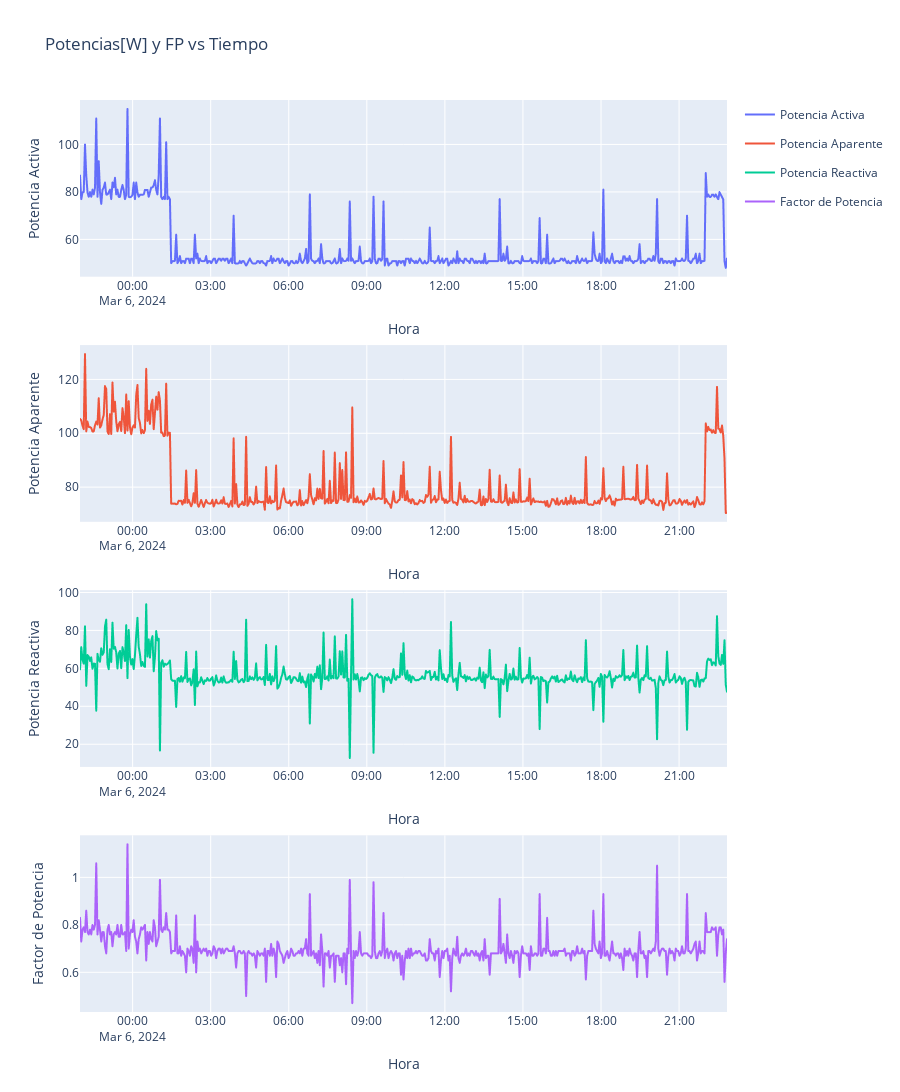

The cell this chart's notebook holds for it:
### Markdown cell above
## Potencias vistas en gráfica
Pasamos a graficar el comportamiento de los distintos tipos de potencias a través del tiempo de monitoreo:

### Code cell
fig3=(px.line(data_frame=df,x='Hora',y=['Potencia Activa','Potencia Aparente','Potencia Reactiva','Factor de Potencia']))
fig_final=make_subplots(rows=4,cols=1)
fig_final.add_trace(fig3.data[0],row=1,col=1)
fig_final.add_trace(fig3.data[1],row=2,col=1)
fig_final.add_trace(fig3.data[2],row=3,col=1)
fig_final.add_trace(fig3.data[3],row=4,col=1)
fig_final.update_layout(title='Potencias[W] y FP vs Tiempo',height=1200,width=900)
fig_final.update_yaxes(title_text='Potencia Activa',row=1,col=1)
fig_final.update_yaxes(title_text='Potencia Aparente',row=2,col=1)
fig_final.update_yaxes(title_text='Potencia Reactiva',row=3,col=1)
fig_final.update_yaxes(title_text='Factor de Potencia',row=4,col=1)
fig_final.update_xaxes(title_text='Hora')

### Figure 1 — Plotly figure (JSON) as saved in the notebook; plotly's stock layout.template omitted (floating-point values rounded to 4 significant figures; data arrays with more than 128 entries replaced by an {"elided": "..."} marker saying what was removed)
{"data": [{"hovertemplate": "variable=Potencia Activa<br>Hora=%{x}<br>value=%{y}<extra></extra>", "legendgroup": "Potencia Activa", "line": {"color": "#636efa", "dash": "solid"}, "marker": {"symbol": "circle"}, "mode": "lines", "name": "Potencia Activa", "showlegend": true, "type": "scattergl", "x": {"elided": "519 str values"}, "xaxis": "x", "y": {"elided": "519 int values"}, "yaxis": "y"}, {"hovertemplate": "variable=Potencia Aparente<br>Hora=%{x}<br>value=%{y}<extra></extra>", "legendgroup": "Potencia Aparente", "line": {"color": "#EF553B", "dash": "solid"}, "marker": {"symbol": "circle"}, "mode": "lines", "name": "Potencia Aparente", "showlegend": true, "type": "scattergl", "x": {"elided": "519 str values"}, "xaxis": "x2", "y": {"elided": "519 float values"}, "yaxis": "y2"}, {"hovertemplate": "variable=Potencia Reactiva<br>Hora=%{x}<br>value=%{y}<extra></extra>", "legendgroup": "Potencia Reactiva", "line": {"color": "#00cc96", "dash": "solid"}, "marker": {"symbol": "circle"}, "mode": "lines", "name": "Potencia Reactiva", "showlegend": true, "type": "scattergl", "x": {"elided": "519 str values"}, "xaxis": "x3", "y": {"elided": "519 float values"}, "yaxis": "y3"}, {"hovertemplate": "variable=Factor de Potencia<br>Hora=%{x}<br>value=%{y}<extra></extra>", "legendgroup": "Factor de Potencia", "line": {"color": "#ab63fa", "dash": "solid"}, "marker": {"symbol": "circle"}, "mode": "lines", "name": "Factor de Potencia", "showlegend": true, "type": "scattergl", "x": {"elided": "519 str values"}, "xaxis": "x4", "y": {"elided": "519 float values"}, "yaxis": "y4"}], "layout": {"height": 1200, "title": {"text": "Potencias[W] y FP vs Tiempo"}, "width": 900, "xaxis": {"anchor": "y", "domain": [0, 1], "title": {"text": "Hora"}}, "xaxis2": {"anchor": "y2", "domain": [0, 1], "title": {"text": "Hora"}}, "xaxis3": {"anchor": "y3", "domain": [0, 1], "title": {"text": "Hora"}}, "xaxis4": {"anchor": "y4", "domain": [0, 1], "title": {"text": "Hora"}}, "yaxis": {"anchor": "x", "domain": [0.8063, 1], "title": {"text": "Potencia Activa"}}, "yaxis2": {"anchor": "x2", "domain": [0.5375, 0.7312], "title": {"text": "Potencia Aparente"}}, "yaxis3": {"anchor": "x3", "domain": [0.2687, 0.4625], "title": {"text": "Potencia Reactiva"}}, "yaxis4": {"anchor": "x4", "domain": [0, 0.1938], "title": {"text": "Factor de Potencia"}}}}
